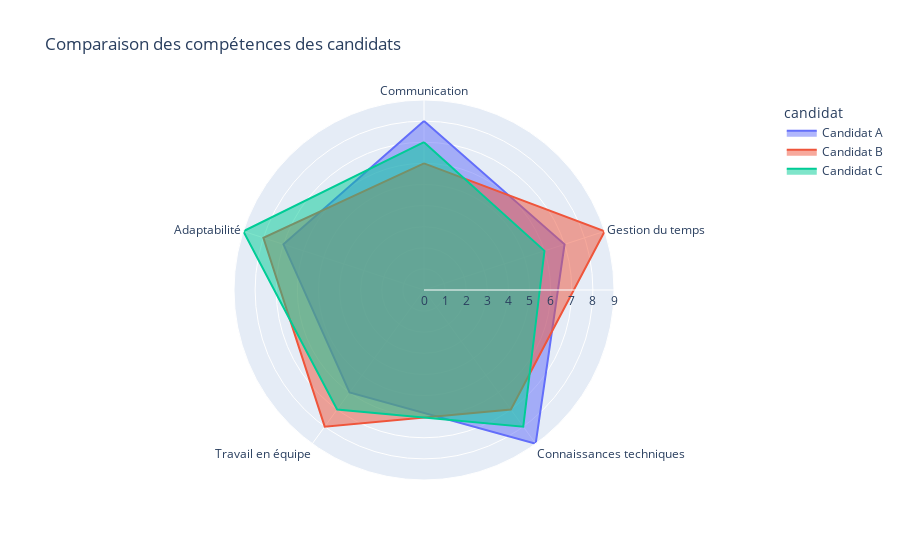

The notebook cell this image was saved under:
### Markdown cell above
### I.6. Radar

### Code cell
# Données
data = pd.DataFrame({
    'compétence': ['Communication', 'Gestion du temps', 'Connaissances techniques', 'Travail en équipe', 'Adaptabilité'],
    'Candidat A': [8, 7, 9, 6, 7],
    'Candidat B': [6, 9, 7, 8, 8],
    'Candidat C': [7, 6, 8, 7, 9]
})

# Transformation des données au format long
data_long = data.melt(id_vars='compétence', var_name='candidat', value_name='score')

# Création du graphique en radar
fig = px.line_polar(data_long, 
                    r='score', 
                    theta='compétence', 
                    color='candidat', 
                    line_close=True,
                    title="Comparaison des compétences des candidats")

# Pour le remplissage à l'intérieur des formes 
fig.update_traces(fill='toself') 

# Affichage 
fig.show()

### Figure 1 — Plotly figure (JSON) as saved in the notebook; plotly's stock layout.template omitted (floating-point values rounded to 4 significant figures)
{"data": [{"fill": "toself", "hovertemplate": "candidat=Candidat A<br>score=%{r}<br>compétence=%{theta}<extra></extra>", "legendgroup": "Candidat A", "line": {"color": "#636efa", "dash": "solid"}, "marker": {"symbol": "circle"}, "mode": "lines", "name": "Candidat A", "r": [8, 7, 9, 6, 7, 8], "showlegend": true, "subplot": "polar", "theta": ["Communication", "Gestion du temps", "Connaissances techniques", "Travail en équipe", "Adaptabilité", "Communication"], "type": "scatterpolar"}, {"fill": "toself", "hovertemplate": "candidat=Candidat B<br>score=%{r}<br>compétence=%{theta}<extra></extra>", "legendgroup": "Candidat B", "line": {"color": "#EF553B", "dash": "solid"}, "marker": {"symbol": "circle"}, "mode": "lines", "name": "Candidat B", "r": [6, 9, 7, 8, 8, 6], "showlegend": true, "subplot": "polar", "theta": ["Communication", "Gestion du temps", "Connaissances techniques", "Travail en équipe", "Adaptabilité", "Communication"], "type": "scatterpolar"}, {"fill": "toself", "hovertemplate": "candidat=Candidat C<br>score=%{r}<br>compétence=%{theta}<extra></extra>", "legendgroup": "Candidat C", "line": {"color": "#00cc96", "dash": "solid"}, "marker": {"symbol": "circle"}, "mode": "lines", "name": "Candidat C", "r": [7, 6, 8, 7, 9, 7], "showlegend": true, "subplot": "polar", "theta": ["Communication", "Gestion du temps", "Connaissances techniques", "Travail en équipe", "Adaptabilité", "Communication"], "type": "scatterpolar"}], "layout": {"legend": {"title": {"text": "candidat"}, "tracegroupgap": 0}, "polar": {"angularaxis": {"direction": "clockwise", "rotation": 90}, "domain": {"x": [0, 1], "y": [0, 1]}}, "title": {"text": "Comparaison des compétences des candidats"}}}
